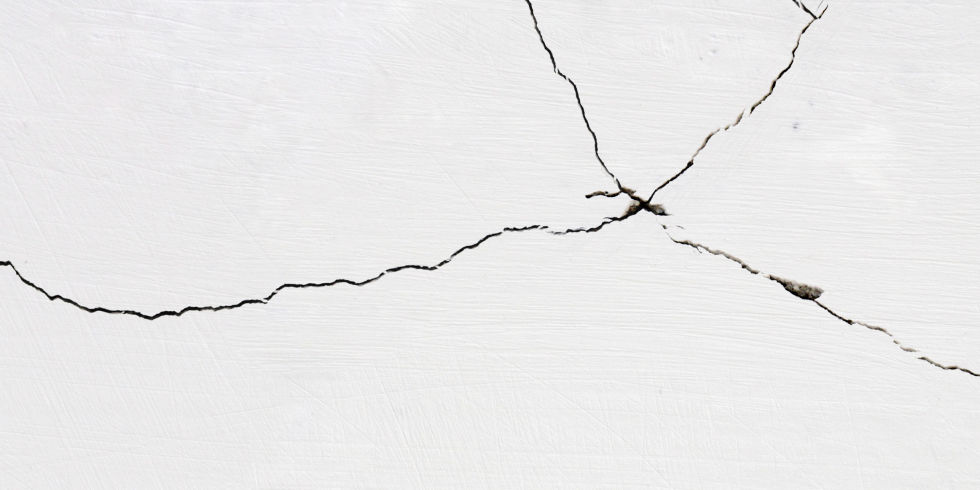
#> input picture crack.jpg, 980 x 490 px
$ python -i pathfinder.py   (imports and definitions only)   (Python 2 division)   (older library calls are emulated)
#> lines starting #> are read from the running program, lines starting #| are printed output that depends on the picture; after the words box and inside, x2 and y2 are one past the last pixel; in counts of white or black regions, pixels touching at a corner belong together
# [12 lines left out: function main, not called in this run]

def skeleton(picture):
    # Generate the data
#> called with picture = '../../crack.jpg'
    import matplotlib.pyplot as plt
    from skimage.morphology import skeletonize, skeletonize_3d
    from skimage.data import binary_blobs
    import cv2
    import math

    from skimage.morphology import medial_axis, skeletonize, skeletonize_3d
    from skimage.filters import threshold_otsu
    from scipy import ndimage
    import numpy as np
    image = cv2.imread(picture, cv2.CV_LOAD_IMAGE_GRAYSCALE)
#> image: shape (490, 980); min 0, max 255, mean 233.9
    height, width = image.shape
#> height = 490; width = 980
    ret, data = cv2.threshold(image, 127, 255, cv2.THRESH_BINARY)
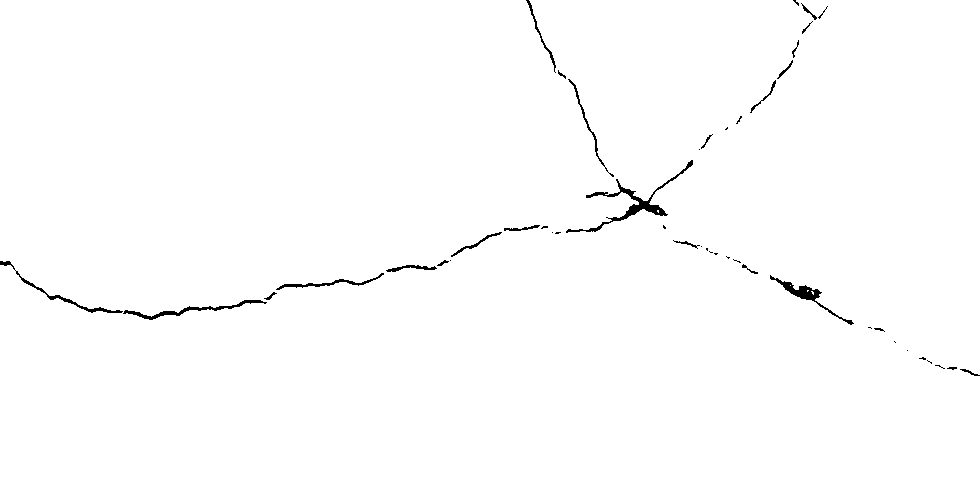
#> data: shape (490, 980); 99.2% white; 46 black regions (22 under 20 px), largest, box (x1, y1, x2, y2) and area: (566, 160, 693, 233) 893, (770, 275, 854, 325) 499, (123, 300, 267, 320) 469

    detector = cv2.SimpleBlobDetector()

    thresh = threshold_otsu(image)
#> thresh = 152
    data = image < thresh
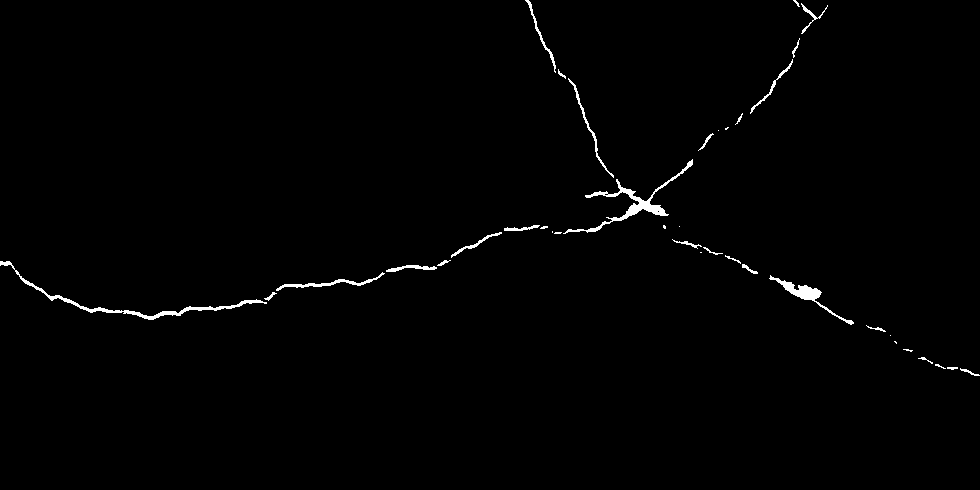
#> data: shape (490, 980) bool; 0.95% white; 38 white regions (13 under 20 px), largest, box (x1, y1, x2, y2) and area: (563, 159, 693, 234) 986, (0, 261, 267, 320) 927, (769, 275, 854, 325) 558

    # Compute the medial axis (skeleton) and the distance transform
    skel, distance = medial_axis(data, return_distance=True)
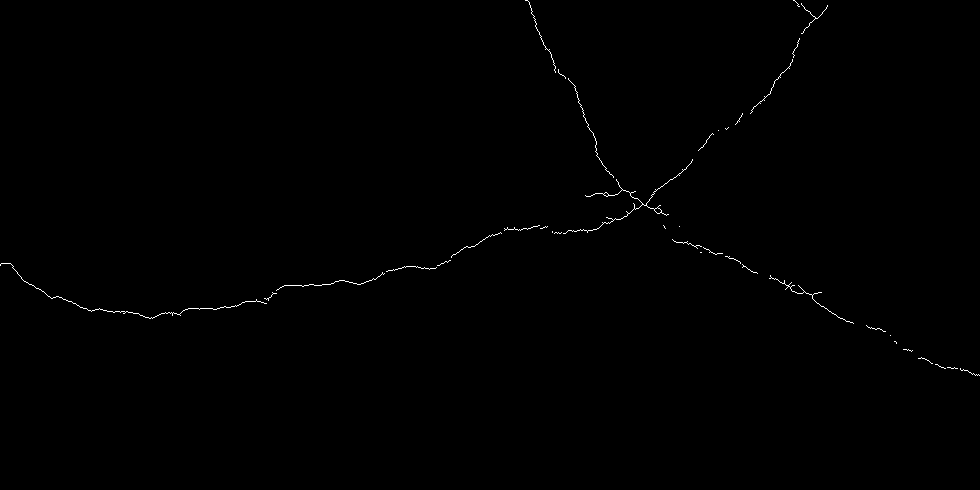
#> skel: shape (490, 980) bool; 0.32% white in thin lines or dots, all inside (x1, y1, x2, y2) = (0, 0, 980, 376)

    # Compare with other skeletonization algorithms
    skeleton = skeletonize(data)
    skeleton3d = skeletonize_3d(data)
#> skeleton3d: shape (490, 980); 0.29% white in thin lines or dots, all inside (x1, y1, x2, y2) = (1, 1, 979, 376)
    pixels = np.where(skeleton3d == 255)
#> pixels = 1402 positions, rows 1 to 375, columns 1 to 978
    i = 0;
    p = [];
    print pixels[0].size
#| 1402

    while i < pixels[0].size:
        p = p + [[pixels[1][i], (pixels[0][i])]];
        i=i+1;
#> this loop made 1402 passes
#> p on passes 1 to 3: [[527, 1]], [[527, 1], [795, 1]], [[527, 1], [795, 1], [528, 2]]
#> after the loop, i = 1402; p = 1402 pairs, first value 1 to 978, second value 1 to 375

    n=0;
    points=p;
#> points has the same summary as p
    start = [points[0][0], points[0][1]];
#> start = [527, 1]
    way=[start];
#> way = [[527, 1]]
    current_p = [points[0][0], points[0][1]];
#> current_p = [527, 1]
    number_neighbors=[];

    del points[0]
    while len(points)>0:
        i=0;
        d =[];
        while i<len(points):
            new_p=points[i];
            dy = new_p[1]-current_p[1];
            dx = new_p[0]-current_p[0];
            d = d+[math.sqrt(dx**2+dy**2)];
            i = i+1;
        way=way+[points[d.index(min(d))]];
        current_p = points[d.index(min(d))];
        del points[d.index(min(d))];
#> this loop made 1401 passes
#> current_p on passes 6 to 8: [530, 7], [530, 8], [530, 9]
#> after the loop, way has the same summary as p


    from sklearn.neighbors import KDTree
    import numpy as np
    X = way;
#> X has the same summary as p
    kdt = KDTree(X, leaf_size=30, metric='euclidean')
    kdt.query(X, k=10, return_distance=False)
    print X
#> (printed output is left out)

    for i in range(len(X)):
        X[i][1]=X[i][1]*(-1)+height;
#> after the loop, X = 1402 pairs, first value 1 to 978, second value 115 to 489

    import matplotlib.pyplot as plt
    from matplotlib.path import Path
    import matplotlib.patches as patches
    start=Path.MOVETO;
    rest=[start];

    for i in xrange(1,len(X)):
        rest=rest+[Path.LINETO]
#> this loop made 1401 passes
#> rest on passes 1 to 3: [1, 2], [1, 2, 2], [1, 2, 2, 2]
#> after the loop, rest = 1402 values from 1 to 2

    path = Path(X, rest)


    fig = plt.figure()
    ax = fig.add_subplot(111)
    ax.set_xlim(0,width)
    ax.set_ylim(0,height)
    patch = patches.PathPatch(path, facecolor='white', lw=2, ls='dashed', edgecolor='green')
    ax.add_patch(patch)
    plt.show(patch)
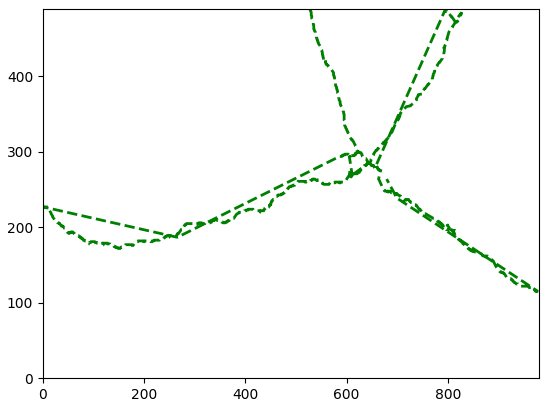
#> figure drawn by matplotlib, 1 panel


    '''
    # Distance to the background for pixels of the skeleton
    dist_on_skel = distance * skel

    fig, axes = plt.subplots(2, 2, figsize=(8, 8), sharex=True, sharey=True,
                             subplot_kw={'adjustable': 'box-forced'})
    ax = axes.ravel()

    ax[0].imshow(data, cmap=plt.cm.gray, interpolation='nearest')
    ax[0].set_title('input data')
    ax[0].axis('off')

    ax[1].imshow(dist_on_skel, cmap=plt.cm.spectral, interpolation='nearest')
    ax[1].contour(data, [0.5], colors='w')
    ax[1].set_title('medial_axis')
    ax[1].axis('off')

    ax[2].imshow(skeleton, cmap=plt.cm.gray, interpolation='nearest')
    ax[2].set_title('skeletonize')
    ax[2].axis('off')

    ax[3].imshow(skeleton3d, cmap=plt.cm.gray, interpolation='nearest')
    ax[3].set_title('skeletonize_3d')
    ax[3].axis('off')

    fig.tight_layout()
    plt.show()
    '''

# [81 lines left out: function edge, not called in this run]

# [1 line not run here, left out]

>>> result = skeleton('../../crack.jpg')
